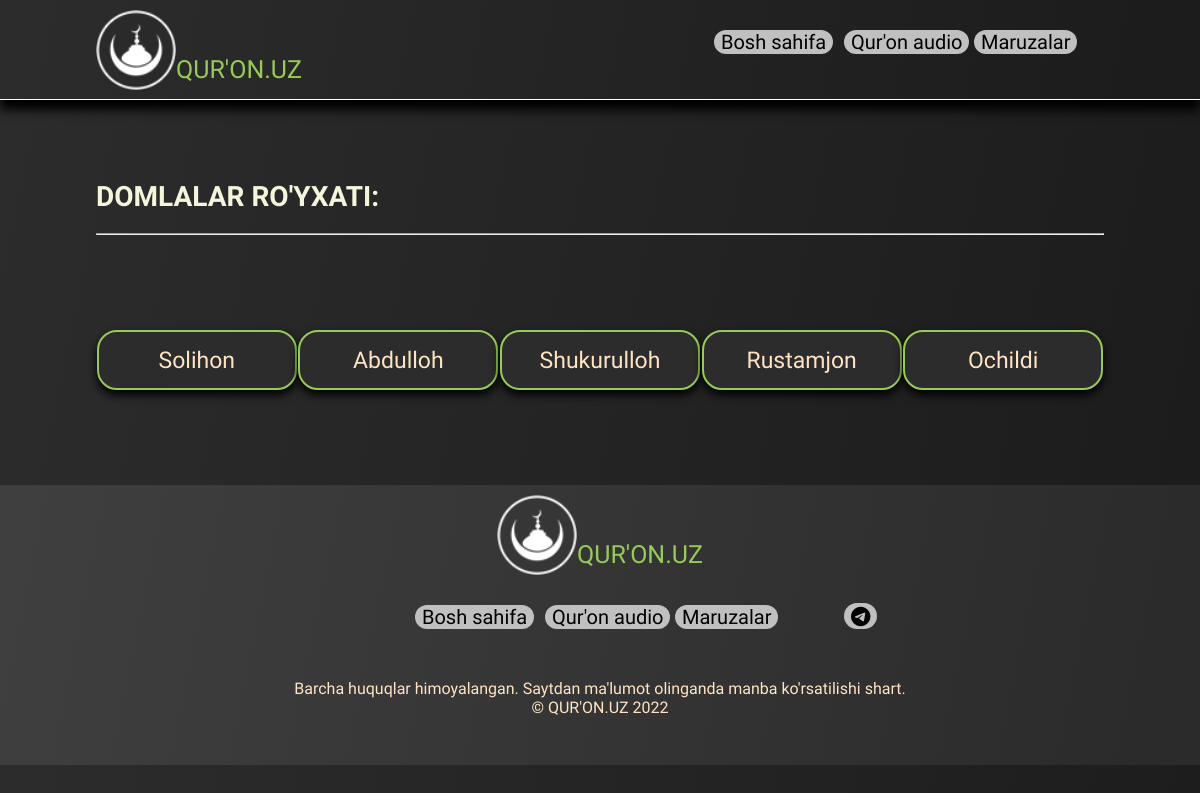
The app's page /domlalar/ with its own data.
### quronuz/models.py (models this page shows, shortened)
class Domla(models.Model):
    name = models.CharField('Domlaning ismi' ,max_length=200)
    slug = models.SlugField('Slug' ,max_length=200)
    class Meta:
        verbose_name = 'Domla'
        verbose_name_plural = 'Domlalar'
    def get_absolute_url(self):
        return f"/maruzalar/{self.slug}"

### quronuz/views.py (the view)
# urls.py: path('domlalar/' , views.domlalar, name='domlalar'),
def domlalar(request):
    domla = Domla.objects.all()
    return render(request , 'domlalar.html' , {'domlalar':domla})

### template/domlalar.html
{% extends "base.html" %}
{% load static %}
{% block content %}
<article style="padding-top: 180px;">
    <div class="qories">
        <h1 class="domla-h1">DOMLALAR RO'YXATI:</h1> <hr style="margin-top: 20px;">
        <div class="qori-name">
            {% for domla in domlalar %}
                <a href="{{ domla.get_absolute_url }}">{{ domla.name }}</a>
            {% endfor %}
        </div>
    </div>
</article>
{% endblock content %}

### static/css/style.css (style rules this page uses)
* { margin: 0; padding: 0; box-sizing: border-box; font-family: 'Rajdhani', sans-serif; }
.qories { width: auto; height: auto; }
.qori-name { width: 100%; height: auto; display: flex; margin: 80px 0; justify-content: space-around; flex-wrap: wrap; }
.qori-name a { color: bisque; text-decoration: none; font-size: 23px; width: 200px; height: 60px; border: 2px solid #97cb57; border-radius: 20px; padding-top: 15px; text-align: center; background-color: #2C2C2C; box-shadow: 0px 5px 10px black; margin: 15px 0 ; }
article { width: 100%; height: auto; padding: 100px 8% 0 8%; }
.domla-h1 { font-size: 28px; color: beige; }

### template/base.html (style rules this page uses)
body { background: linear-gradient(101.56deg, #2C2C2C 1.56%, #1C1C1C 95.55%); }

### records on screen
Domla: name "Solihon"
Domla: name "Abdulloh"
Domla: name "Shukurulloh"
Domla: name "Rustamjon"
Domla: name "Ochildi"
